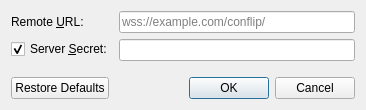
<?xml version="1.0" encoding="UTF-8"?>
<ui version="4.0">
 <class>ChangeRemoteDialog</class>
 <widget class="QDialog" name="ChangeRemoteDialog">
  <property name="geometry">
   <rect>
    <x>0</x>
    <y>0</y>
    <width>366</width>
    <height>110</height>
   </rect>
  </property>
  <property name="windowTitle">
   <string>Dialog</string>
  </property>
  <layout class="QVBoxLayout" name="verticalLayout">
   <item>
    <layout class="QFormLayout" name="formLayout">
     <item row="0" column="0">
      <widget class="QLabel" name="remoteURLLabel">
       <property name="text">
        <string>Remote &amp;URL:</string>
       </property>
       <property name="buddy">
        <cstring>remoteURLLineEdit</cstring>
       </property>
      </widget>
     </item>
     <item row="0" column="1">
      <widget class="QLineEdit" name="remoteURLLineEdit">
       <property name="placeholderText">
        <string>wss://example.com/conflip/</string>
       </property>
       <property name="clearButtonEnabled">
        <bool>true</bool>
       </property>
      </widget>
     </item>
     <item row="1" column="0">
      <widget class="QCheckBox" name="serverSecretCheckBox">
       <property name="text">
        <string>Server &amp;Secret:</string>
       </property>
       <property name="checked">
        <bool>true</bool>
       </property>
      </widget>
     </item>
     <item row="1" column="1">
      <widget class="QLineEdit" name="serverSecretLineEdit">
       <property name="echoMode">
        <enum>QLineEdit::Password</enum>
       </property>
       <property name="clearButtonEnabled">
        <bool>true</bool>
       </property>
      </widget>
     </item>
    </layout>
   </item>
   <item>
    <widget class="QDialogButtonBox" name="buttonBox">
     <property name="orientation">
      <enum>Qt::Horizontal</enum>
     </property>
     <property name="standardButtons">
      <set>QDialogButtonBox::Cancel|QDialogButtonBox::Ok|QDialogButtonBox::RestoreDefaults</set>
     </property>
    </widget>
   </item>
  </layout>
 </widget>
 <tabstops>
  <tabstop>remoteURLLineEdit</tabstop>
  <tabstop>serverSecretCheckBox</tabstop>
  <tabstop>serverSecretLineEdit</tabstop>
 </tabstops>
 <resources/>
 <connections>
  <connection>
   <sender>buttonBox</sender>
   <signal>accepted()</signal>
   <receiver>ChangeRemoteDialog</receiver>
   <slot>accept()</slot>
   <hints>
    <hint type="sourcelabel">
     <x>341</x>
     <y>87</y>
    </hint>
    <hint type="destinationlabel">
     <x>157</x>
     <y>107</y>
    </hint>
   </hints>
  </connection>
  <connection>
   <sender>buttonBox</sender>
   <signal>rejected()</signal>
   <receiver>ChangeRemoteDialog</receiver>
   <slot>reject()</slot>
   <hints>
    <hint type="sourcelabel">
     <x>341</x>
     <y>93</y>
    </hint>
    <hint type="destinationlabel">
     <x>286</x>
     <y>107</y>
    </hint>
   </hints>
  </connection>
  <connection>
   <sender>serverSecretCheckBox</sender>
   <signal>toggled(bool)</signal>
   <receiver>serverSecretLineEdit</receiver>
   <slot>setEnabled(bool)</slot>
   <hints>
    <hint type="sourcelabel">
     <x>80</x>
     <y>52</y>
    </hint>
    <hint type="destinationlabel">
     <x>145</x>
     <y>50</y>
    </hint>
   </hints>
  </connection>
 </connections>
</ui>
